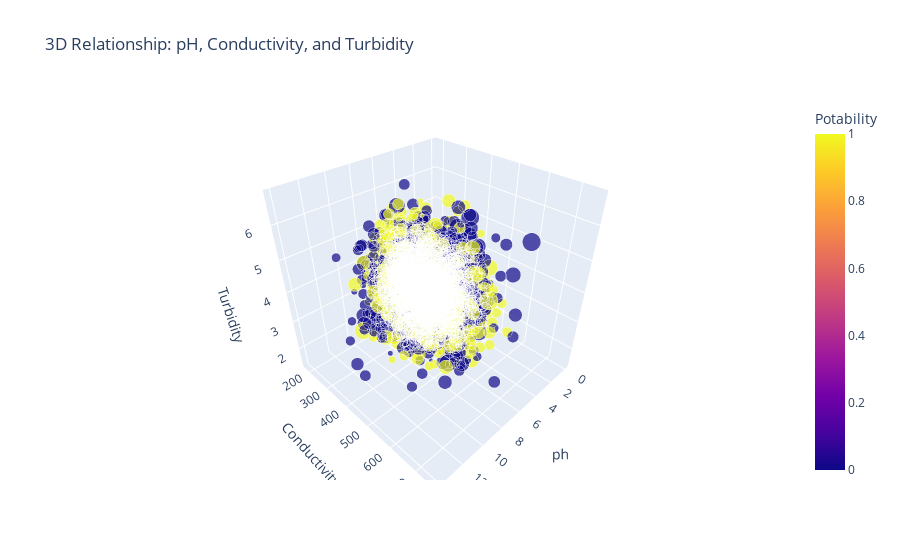

This figure's notebook cell:
### Code cell
fig_3d = px.scatter_3d(
    df,
    x="ph",
    y="Conductivity",
    z="Turbidity",
    color="Potability",
    color_discrete_sequence=["#E74C3C", "#27AE60"],
    size="Solids",
    title="3D Relationship: pH, Conductivity, and Turbidity"
)
fig_3d.show()

### Figure 1 — Plotly figure (JSON) as saved in the notebook; plotly's stock layout.template omitted (floating-point values rounded to 4 significant figures; data arrays with more than 128 entries replaced by an {"elided": "..."} marker saying what was removed)
{"data": [{"hovertemplate": "ph=%{x}<br>Conductivity=%{y}<br>Turbidity=%{z}<br>Solids=%{marker.size}<br>Potability=%{marker.color}<extra></extra>", "legendgroup": "", "marker": {"color": {"elided": "3276 int values"}, "coloraxis": "coloraxis", "size": {"elided": "3276 float values"}, "sizemode": "area", "sizeref": 153.1, "symbol": "circle"}, "mode": "markers", "name": "", "scene": "scene", "showlegend": false, "type": "scatter3d", "x": {"elided": "3276 float values"}, "y": {"elided": "3276 float values"}, "z": {"elided": "3276 float values"}}], "layout": {"coloraxis": {"colorbar": {"title": {"text": "Potability"}}, "colorscale": [[0, "#0d0887"], [0.1111, "#46039f"], [0.2222, "#7201a8"], [0.3333, "#9c179e"], [0.4444, "#bd3786"], [0.5556, "#d8576b"], [0.6667, "#ed7953"], [0.7778, "#fb9f3a"], [0.8889, "#fdca26"], [1, "#f0f921"]]}, "legend": {"itemsizing": "constant", "tracegroupgap": 0}, "scene": {"domain": {"x": [0, 1], "y": [0, 1]}, "xaxis": {"title": {"text": "ph"}}, "yaxis": {"title": {"text": "Conductivity"}}, "zaxis": {"title": {"text": "Turbidity"}}}, "title": {"text": "3D Relationship: pH, Conductivity, and Turbidity"}}}
